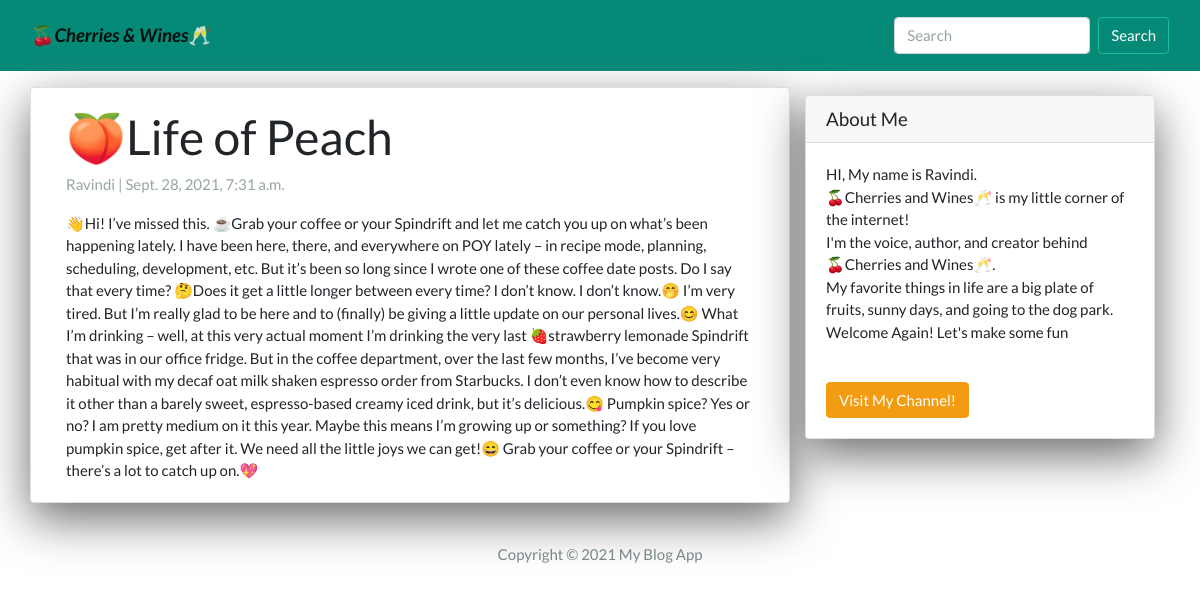
Page /life_of_peach/ on the committed database.
### App/models.py (models this page shows, shortened)
class Post(models.Model):
  title =  models.CharField(max_length=200, unique=True)
  slug =   models.SlugField(max_length=200, unique=True)
  author = models.ForeignKey(User, on_delete=models.CASCADE, related_name='blog_posts')
  created_on = models.DateTimeField(auto_now_add=True)
  updated_on = models.DateTimeField(auto_now=True)
  content = models.TextField()
  status = models.IntegerField(choices=STATUS, default=0)
  class Meta:
    ordering = ['-created_on']

### App/views.py (the view)
# urls.py: path('<slug:slug>/', views.DetailView.as_view(), name="post_detail"),
class DetailView(generic.DetailView):
  model = Post
  template_name = 'post_detail.html'

### App/templates/post_detail.html
{% extends 'base.html' %}
{% block content %}
<div class="container">
  <div class="row">
    <div class="col-md-8 card mb-4  mt-3 left  top">
      <div class="card-body">
        <h1>{% block title %} {{ object.title }} {% endblock title %}</h1>
        <p class=" text-muted">{{ post.author }} | {{ post.created_on }}</p>
        <p class="card-text ">{{ object.content | safe }}</p>
      </div>
    </div>
    {% block sidebar %} {% include 'sidebar.html' %} {% endblock sidebar %}
  </div>
</div>
{% endblock content %}

### App/templates/sidebar.html (style rules this page uses)
.card { box-shadow: 0 16px 48px #6a6a6b; }

### rows in the picture
Post: title "🍑Life of Peach", author "Ravindi", created_on "Sept. 28, 2021, 7:31 a.m.", content "👋Hi! I’ve missed this. ☕Grab your coffee or your Spindrift and let me catch you up on what’s been happening lately. I have been here, there, and everywhere on POY lately – in recipe mode, planning, scheduling, development, etc. But it’s been so long since I wrote one of these coffee date posts. Do I say that every time? 🤔Does it get a little longer between every time? I don’t know. I don’t know.🤭 I’m very tired. But I’m really glad to be here and to (finally) be giving a little update on our personal lives.😊 What I’m drinking – well, at this very actual moment I’m drinking the very last 🍓strawberry lemonade Spindrift that was in our office fridge. But in the coffee department, over the last…"
